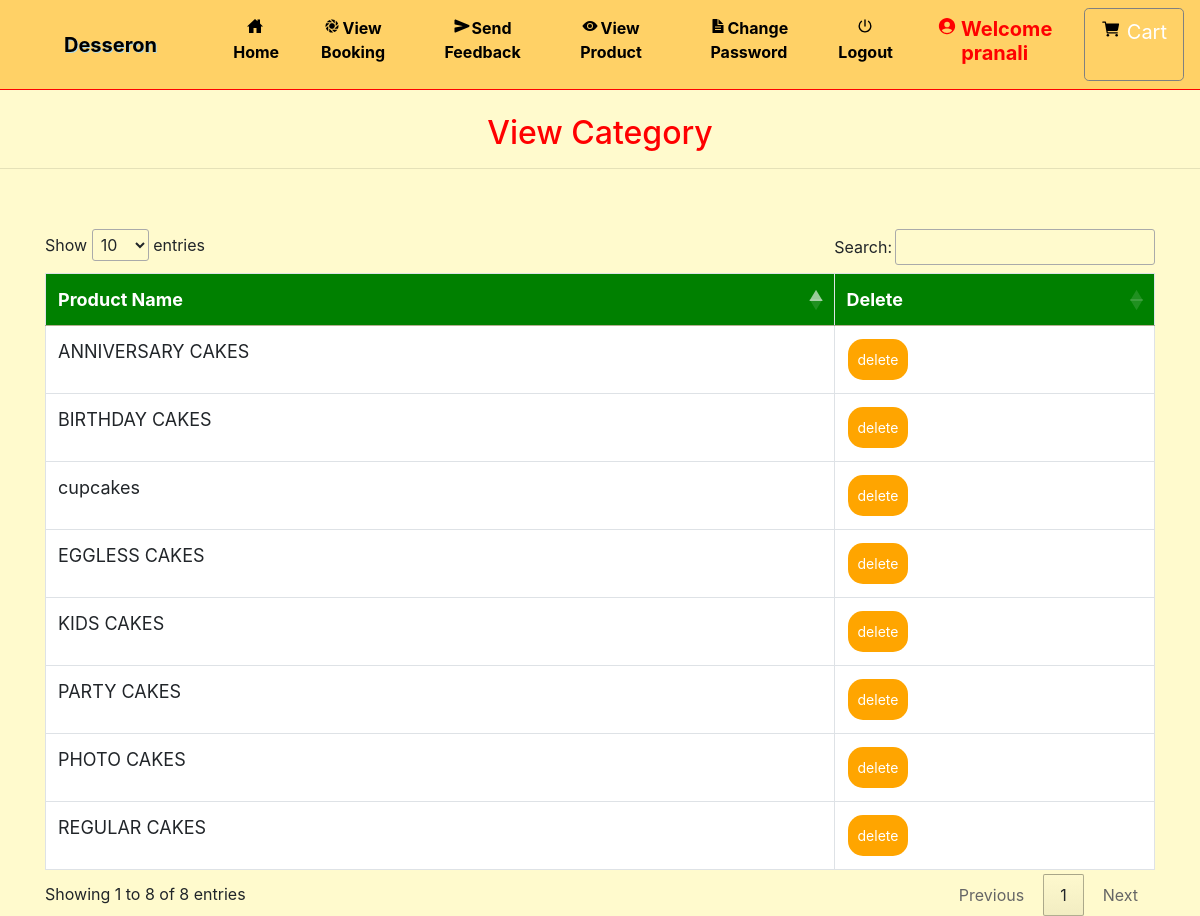
/view_categary/ (signed in), run on the app's committed database.
### grocery/models.py (models this page shows, shortened)
class Category(models.Model):
    name = models.CharField(max_length=30, null=True)

### grocery/views.py (the view)
# urls.py: path('view_categary/', View_Categary, name='view_categary'),
def View_Categary(request):
    if not request.user.is_authenticated:
        return redirect('login_admin')
    pro = Category.objects.all()
    d = {'pro': pro}
    return render(request,'view_category.html', d)

### grocery/templates/view_category.html (shortened to what this page needs)
{% extends 'navigation.html' %}
{% block body %}
<center><h2 style="color:red;margin-top:2%">View Category</h2></center><hr>
<div class="container" style="margin-top:5%">
<table class="table table-bordered" id="myTable">
  <thead>
  <tr>
    <th>Product Name</th>
    <th>Delete</th>
  </tr>
  </thead>
   <tbody>
    {% for i in pro %}
  <tr>
    <td>{{i.name}}</td>
    <td><a href="{% url 'delete_category' i.id %}" onclick="return confirm('Are you sure?')"><button class="button button1">delete</button></a></td>
  </tr>
    {% endfor %}
    </tbody>
</table>
 </div>
{% endblock %}

### grocery/templates/navigation.html (shortened to what this page needs)
<!DOCTYPE html>
<html lang="en">
<head>
    {% load static %}
     <link rel="stylesheet" href="https://maxcdn.bootstrapcdn.com/bootstrap/4.0.0/css/bootstrap.min.css">
  <link rel = stylesheet href = "//cdn.datatables.net/1.10.19/css/jquery.dataTables.min.css">
<link rel="stylesheet" href="https://cdnjs.cloudflare.com/ajax/libs/font-awesome/4.7.0/css/font-awesome.min.css">
</head>
<body style="background-color:#FFFACD" >
<nav class="navbar navbar-expand-sm" style = "background-color : #FFD166 ; border-bottom:1px solid red">
  <a class="navbar-brand pl-5" href="#" style="color:black ; font-weight : bold">Desseron</a>
<div class="collapse navbar-collapse" id="collapsibleNavbar">
  <ul class="navbar-nav pl-5 text-center">
    {% if request.user.username %}
    {% if not request.user.is_staff %}
    <li class="nav-item">
      <a class="nav-link" href="{% url 'home' %}" style="color:black"><ion-icon style="margin-right:2px" name="home-sharp"></ion-icon>Home</a>
    </li>
    <li class="nav-item">
      <a class="nav-link" href="{% url 'view_booking' %}" style="color:black"><ion-icon style="margin-right:2px" name="aperture"></ion-icon>View Booking</a>
    </li>
    <li class="nav-item">
      <a class="nav-link" href="{% url 'send_feedback' request.user.id %}" style="color:black"><ion-icon style="margin-right:2px" name="send"></ion-icon>Send Feedback</a>
    </li>
    <li class="nav-item">
      <a class="nav-link" href="{% url 'view_product' 0 %}" style="color:black"><ion-icon style="margin-right:2px" name="eye"></ion-icon>View Product</a>
    </li>
    <li class="nav-item">
      <a class="nav-link" href="{% url 'change_password' %}" style="color:black"><ion-icon style="margin-right:2px" name="document-text-sharp"></ion-icon>Change Password</a>
    </li>
    {% endif %}
    {% endif %}
    {% if request.user.is_authenticated %}
    <a class="nav-link" href="{% url 'logout' %}" style="color:black"><ion-icon style="margin-right:2px" name="power-sharp"></ion-icon>Logout</a>
    {% if not request.user.is_staff %}
    <li class="nav-item">
      <a href="{% url 'profile' %}"><h5 class="nav-link" style="color:red"><ion-icon style="margin-right:4px;color:#FF0000" name="person-circle-sharp"></ion-icon>Welcome {{request.user.username}}</h5>
      </a></li>
    {% else %}
    <li class="nav-item">
      <h5  class="nav-link" style="color:red"><ion-icon style="margin-right:4px;color:#FF0000" name="person-circle-sharp"></ion-icon>Welcome {{request.user.username}}</h5>
    </li>
    {% endif %}
    {% endif %}
    {% if not request.user.is_staff %}
    {% if request.user.username %}
      <a href="{% url 'cart' %}" style="border:1px solid gray" class="btn btn-default btn-lg text-dark text-capitalize">
        <ion-icon style="color:black;margin-top:2%" name="cart"></ion-icon><span style="margin-left:6px;margin-top:2%;color:white">Cart</span></a></center>
{% endif %}
    {% endif %}
    </ul>
</div>
</nav>
{% block body %}
{% endblock %}
</body></html>

### grocery/templates/navigation.html (style rules this page uses)
* { box-sizing: border-box; }
#myTable { border-collapse: collapse; width: 100%; border: 1px solid #ddd; font-size: 18px; }
#myTable th { text-align: left; padding: 12px; background-color: green; color: white; }
#myTable td { text-align: left; padding: 12px; background-color: white; }
#myTable tr { border-bottom: 1px solid #ddd; }
.button { background-color: orange; border: none; color: white; padding: 10px; text-align: center; text-decoration: none; display: inline-block; font-size: 14px; margin: 1px 1px; cursor: pointer; }
.button1 { border-radius: 15px; }
.nav-link { font-weight:bold; }
.navbar-brand { text-shadow: 1px 1px lightblue; }

### data on the page
Category: name "BIRTHDAY CAKES"
Category: name "ANNIVERSARY CAKES"
Category: name "KIDS CAKES"
Category: name "REGULAR CAKES"
Category: name "EGGLESS CAKES"
Category: name "PARTY CAKES"
Category: name "PHOTO CAKES"
Category: name "cupcakes"

### other printed values
{{ request.user.username }} "pranali"
